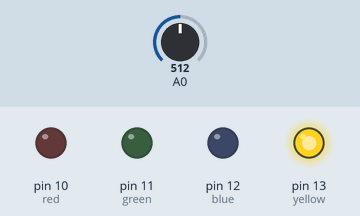
Recording of a sketch running on a simulated Arduino Uno, built with avr-gcc and run on an emulated ATmega328P. Shown: output pins drawn as LEDs (lit = HIGH). Inputs (shaded band) come from the test bench; at power-on: A0 = 512. What the sketch prints to the serial monitor is not drawn.

Above: at 0.5 s.
At 1.5 s:
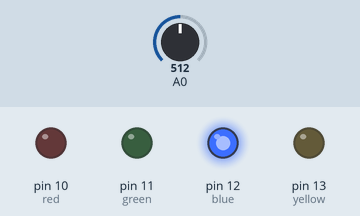
At 2.5 s:
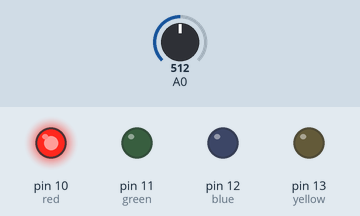
At 3.5 s:
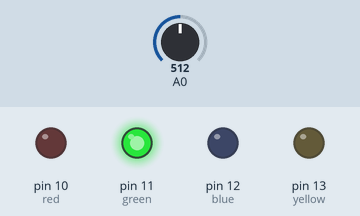
Timing chart, 0 to 5.2 s (numbered marks = the images above):
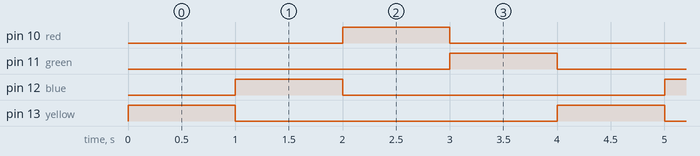

The sketch:

LED_Colour_Sensor.ino
```cpp
int red=10,green=11,blue=12,yellow=13,ldrR,ldrG,ldrB,ldrY;
void setup() {
  pinMode(red,OUTPUT);
  pinMode(green,OUTPUT);
  pinMode(blue,OUTPUT);
  pinMode(yellow,OUTPUT);
  Serial.begin(9600);
}

void loop() {
    digitalWrite(yellow,HIGH);
    delay(500);
    ldrY=analogRead(0);
    delay(500);
    digitalWrite(yellow,LOW);
    digitalWrite(blue,HIGH);
    delay(500);
    ldrB=analogRead(0);
    delay(500);
    digitalWrite(blue,LOW);
    digitalWrite(red,HIGH);
    delay(500);
    ldrR=analogRead(0);
    delay(500);
    digitalWrite(red,LOW);
    digitalWrite(green,HIGH);
    delay(500);
    ldrG=analogRead(0);
    delay(500);
    digitalWrite(green,LOW);
    Serial.println("RED\tBLUE\tGREEN\tYELLOW");
    Serial.print(ldrR);
    Serial.print("\t");
    Serial.print(ldrB);
    Serial.print("\t");
    Serial.print(ldrG);
    Serial.print("\t");
    Serial.print(ldrY);
    Serial.println();
}

/*note- analog read is reading 0th analogpin where LDR is. if you are using 2 LDRs then use 0 & 1 respectively.
connect one end of the LEDs to their respective digital pins of arduino as mentioned during initialization*/
```

Measured:
- by itself, pin 10 (red), pin 11 (green), pin 12 (blue), pin 13 (yellow): alternates HIGH for 1.0 s and LOW for 3.0 s
- by itself, everything shown: repeats every 4.0 s, in 5 steps
